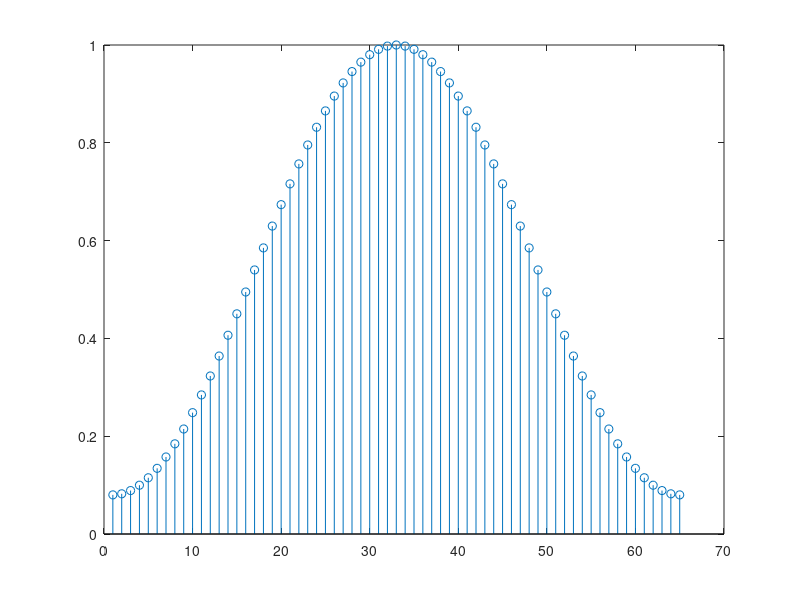

Reproduce this figure in MATLAB. (Note: this script raises an error after producing the figure.)
fmin = 1000;
fmax = 1500;
fs = 8000;

Wmin = 2*pi*fmin/fs;
Wmax = 2*pi*fmax/fs;
Wcutoff = (Wmin+Wmax)/2;
N = ceil(8*pi/(Wmax-Wmin))+1;

n = 0:N-1;
hamming = 0.54 - 0.46*cos(2*pi*n/(N-1));
stem(hamming)

ideal = Wcutoff*sinc(Wcutoff*(n-(N-1)/2)/pi)/pi;

filter = ideal .* hamming;
filter_dft=myfreqz(filter);

db =20*log10(abs(filter_dft));

figure
plot(abs(myfft(ideal)))

figure
plot((abs(filter_dft)));

figure
plot((db));